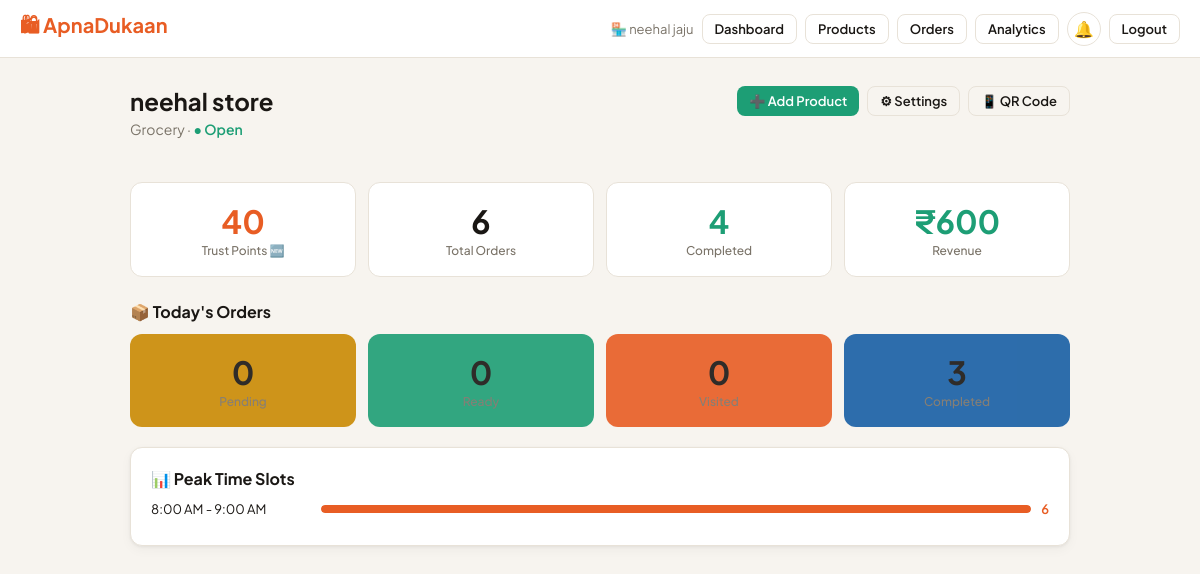
/owner/dashboard (signed in), run on the app's committed database.
### tables this page shows
CREATE TABLE stores(store_id TEXT PRIMARY KEY,owner_id TEXT NOT NULL,
  name TEXT NOT NULL,owner_name TEXT NOT NULL,address TEXT NOT NULL DEFAULT'',
  category TEXT NOT NULL DEFAULT'General',qr_code TEXT NOT NULL,
  points INTEGER NOT NULL DEFAULT 0,is_open INTEGER NOT NULL DEFAULT 1,
  is_approved INTEGER NOT NULL DEFAULT 1,
  description TEXT NOT NULL DEFAULT'',
  image_b64 TEXT,image_mime TEXT NOT NULL DEFAULT'image/jpeg',
  created_at TEXT NOT NULL DEFAULT(datetime('now')),
  FOREIGN KEY(owner_id) REFERENCES owners(owner_id));

CREATE TABLE store_analytics(store_id TEXT PRIMARY KEY,
  total_orders INTEGER NOT NULL DEFAULT 0,completed_orders INTEGER NOT NULL DEFAULT 0,
  total_visits INTEGER NOT NULL DEFAULT 0,no_shows INTEGER NOT NULL DEFAULT 0,
  repeat_customers INTEGER NOT NULL DEFAULT 0,total_revenue REAL NOT NULL DEFAULT 0,
  peak_slots TEXT NOT NULL DEFAULT'{}',last_updated TEXT NOT NULL DEFAULT(datetime('now')),
  FOREIGN KEY(store_id) REFERENCES stores(store_id));

CREATE TABLE time_slots(slot_id TEXT PRIMARY KEY,store_id TEXT NOT NULL,
  label TEXT NOT NULL,start_time TEXT NOT NULL,end_time TEXT NOT NULL,
  max_orders INTEGER NOT NULL DEFAULT 10,is_active INTEGER NOT NULL DEFAULT 1,
  FOREIGN KEY(store_id) REFERENCES stores(store_id) ON DELETE CASCADE);

### app.py (the view)
    @app.route("/owner/dashboard")
    @owner_required
    def owner_dashboard():
        sid=session["store_id"]; conn=get_db()
        store=conn.execute("SELECT * FROM stores WHERE store_id=?",(sid,)).fetchone()
        analytics=conn.execute("SELECT * FROM store_analytics WHERE store_id=?",(sid,)).fetchone()
        pending=conn.execute("""SELECT o.*,ts.label AS slot_label
            FROM orders o JOIN time_slots ts ON o.slot_id=ts.slot_id
            WHERE o.store_id=? AND o.status IN('placed','preparing')
            ORDER BY o.pickup_date, ts.start_time""", (sid,)).fetchall()
        today_orders=conn.execute("""SELECT o.*,ts.label AS slot_label
            FROM orders o JOIN time_slots ts ON o.slot_id=ts.slot_id
            WHERE o.store_id=? AND o.pickup_date=date('now')
            ORDER BY ts.start_time""", (sid,)).fetchall()
        ready=[o for o in today_orders if o["status"]=="ready"]
        visited=[o for o in today_orders if o["status"]=="visited"]
        completed=[o for o in today_orders if o["status"]=="completed"]
        pts=get_points(sid); tier,icon=get_tier(pts)
        peak_slots=json.loads(analytics["peak_slots"]) if analytics and analytics["peak_slots"] else {}
        avg_r,r_cnt=get_avg_rating("store",sid)
        return render_template("owner_dashboard.html",store=store,analytics=analytics,
                               pending=pending,ready=ready,visited=visited,completed=completed,
                               store_points=pts,tier=tier,icon=icon,peak_slots=peak_slots,
                               avg_rating=avg_r,rating_count=r_cnt)

### app.py (called while the page is built)
def _register_db_hooks(app):
    @app.teardown_appcontext
    def close_db(exc=None):
        db = g.pop("db", None)
        if db: db.close()

def get_db():
    if "db" not in g:
        from flask import current_app
        g.db = sqlite3.connect(current_app.config["DB_PATH"], timeout=30, check_same_thread=False)
        g.db.row_factory = sqlite3.Row
        for pragma in ("PRAGMA journal_mode=WAL","PRAGMA busy_timeout=30000",
                       "PRAGMA synchronous=NORMAL","PRAGMA foreign_keys=ON"):
            g.db.execute(pragma)
    return g.db

def get_unread_count(recipient_type, recipient_id):
    try:
        r = get_db().execute(
            "SELECT COUNT(*) FROM notifications WHERE recipient_type=? AND recipient_id=? AND is_read=0",
            (recipient_type, recipient_id)).fetchone()
        return r[0] if r else 0
    except Exception:
        return 0

def get_points(eid):
    r = get_db().execute("SELECT total_points FROM points WHERE entity_id=?",(eid,)).fetchone()
    return int(r["total_points"]) if r else 0

def get_tier(pts):
    if pts>=200: return "Star","⭐"
    if pts>=50:  return "Trusted","✅"
    return "New","🆕"

def get_avg_rating(ttype, tid):
    r=get_db().execute("SELECT AVG(rating) avg,COUNT(*) cnt FROM reviews WHERE target_type=? AND target_id=?",
                       (ttype,tid)).fetchone()
    if not r or not r["avg"]: return None,0
    return round(r["avg"],1), r["cnt"]

def owner_required(f):
    @wraps(f)
    def d(*a,**kw):
        if not session.get("owner_id"):
            flash("Please log in to access your store dashboard.","error")
            return redirect(url_for("owner_login"))
        return f(*a,**kw)
    return d

def _register_security_headers(app):
    @app.after_request
    def add_headers(response):
        h = response.headers
        h["X-Content-Type-Options"]="nosniff"; h["X-Frame-Options"]="SAMEORIGIN"
        h["X-XSS-Protection"]="1; mode=block"; h["Referrer-Policy"]="strict-origin-when-cross-origin"
        h["Permissions-Policy"]="geolocation=(),microphone=(),camera=()"
        if app.config.get("SESSION_COOKIE_SECURE"):
            h["Strict-Transport-Security"]="max-age=31536000; includeSubDomains"
        if request.path.startswith(("/owner/","/my-","/control-panel/")):
            h["Cache-Control"]="no-store,no-cache,must-revalidate,private"
        return response

### templates/owner_dashboard.html (shortened to what this page needs)
{% extends "base.html" %}
{% block content %}
<div style="display:flex;align-items:flex-start;justify-content:space-between;flex-wrap:wrap;gap:12px;margin-bottom:20px;">
  <div>
    <h1 class="page-title">{{ store.name }}</h1>
    <p class="page-subtitle">
      {{ store.category }} ·
      {% if store.is_open %}<span style="color:var(--green);font-weight:600;">● Open</span>
      {% else %}<span style="color:var(--red);font-weight:600;">○ Closed</span>{% endif %}
    </p>
  </div>
  <div style="display:flex;gap:8px;flex-wrap:wrap;">
    <a href="/owner/product/add" class="btn btn-success btn-sm">➕ Add Product</a>
    <a href="/owner/store/settings" class="btn btn-outline btn-sm">⚙ Settings</a>
    <a href="/owner/qr" class="btn btn-outline btn-sm">📱 QR Code</a>
  </div>
</div>
<div class="grid4" style="margin-bottom:24px;">
  <div class="stat-card">
    <div class="stat-num" style="color:var(--orange);">{{ store_points }}</div>
    <div class="stat-label">Trust Points {{ icon }}</div>
  </div>
  <div class="stat-card">
    <div class="stat-num">{{ analytics.total_orders if analytics else 0 }}</div>
    <div class="stat-label">Total Orders</div>
  </div>
  <div class="stat-card">
    <div class="stat-num" style="color:var(--green);">{{ analytics.completed_orders if analytics else 0 }}</div>
    <div class="stat-label">Completed</div>
  </div>
  <div class="stat-card">
    <div class="stat-num" style="color:var(--green);">₹{{ "%.0f"|format(analytics.total_revenue if analytics else 0) }}</div>
    <div class="stat-label">Revenue</div>
  </div>
</div>
<h2 style="font-size:16px;font-weight:700;margin-bottom:12px;">📦 Today's Orders</h2>
<div class="grid4" style="margin-bottom:20px;">
  {% for label, lst, color in [('Pending', pending, '--yellow'),('Ready', ready, '--green'),('Visited', visited, '--orange'),('Completed', completed, '--blue')] %}
  <div class="stat-card" style="background:var({{ color }});border:none;opacity:.9;">
    <div class="stat-num">{{ lst|length }}</div>
    <div class="stat-label">{{ label }}</div>
  </div>
  {% endfor %}
</div>
{% if peak_slots %}
<div class="card">
  <div style="font-weight:700;margin-bottom:12px;">📊 Peak Time Slots</div>
  {% for slot, count in peak_slots.items() %}
  <div style="display:flex;align-items:center;gap:10px;margin-bottom:8px;">
    <span style="font-size:13px;min-width:160px;">{{ slot }}</span>
    <div style="flex:1;background:var(--bg);border-radius:4px;height:8px;overflow:hidden;">
      <div style="height:100%;background:var(--orange);border-radius:4px;width:{{ [count * 20, 100]|min }}%;"></div>
    </div>
    <span style="font-size:13px;font-weight:600;color:var(--orange);">{{ count }}</span>
  </div>
  {% endfor %}
</div>
{% endif %}
{% endblock %}

### templates/base.html (shortened to what this page needs)
<!DOCTYPE html>
<html lang="en">
<head>
</head>
<body>
<nav class="nav">
  <a href="/" class="nav-brand">🛍 ApnaDukaan</a>
  <div class="nav-actions">
    {% if session.customer_name %}
      <span class="nav-user">👤 {{ session.customer_name }}</span>
      <a href="/my-orders" class="btn btn-outline btn-sm">My Orders</a>
      <a href="/my-points" class="btn btn-outline btn-sm">⭐ Points</a>
      <a href="/scan" class="btn btn-outline btn-sm">📷 Scan</a>
      {% if cart_count > 0 %}
        <span class="points-pill">🛒 {{ cart_count }} · ₹{{ cart_total }}</span>
      {% endif %}
      <a href="/notifications" class="notif-bell" title="Notifications">
        🔔{% if notif_count > 0 %}<span class="notif-dot">{{ notif_count if notif_count < 100 else '99+' }}</span>{% endif %}
      </a>
      <a href="/customer/logout" class="btn btn-outline btn-sm">Logout</a>
    {% elif session.owner_id %}
      <span class="nav-user">🏪 {{ owner_name }}</span>
      <a href="/owner/dashboard" class="btn btn-outline btn-sm">Dashboard</a>
      <a href="/owner/products" class="btn btn-outline btn-sm">Products</a>
      <a href="/owner/orders" class="btn btn-outline btn-sm">Orders</a>
      <a href="/owner/analytics" class="btn btn-outline btn-sm">Analytics</a>
      <a href="/owner/notifications" class="notif-bell" title="Notifications">
        🔔{% if notif_count > 0 %}<span class="notif-dot">{{ notif_count if notif_count < 100 else '99+' }}</span>{% endif %}
      </a>
      <a href="/owner/logout" class="btn btn-outline btn-sm">Logout</a>
    {% endif %}
  </div>
</nav>
<div class="container">
  {% block content %}{% endblock %}
</div>
</body>
</html>

### templates/base.html (style rules this page uses)
:root { --bg:#F7F4EF;--card:#fff;--border:#E8E2D8;--text:#1A1714;--muted:#7A7368; --orange:#E85D24;--ol:#FEF0E9;--green:#1D9E75;--gl:#EAF7F1;--blue:#185FA5;--bl:#EBF3FC; --red:#D42B2B;--rl:#FEF0F0;--yellow:#CA8A04;--yl:#FEFCE8;--r:12px; --sh:0 1px 3px rgba(0,0,0,.06),0 4px 12px rgba(0,0,0,.04); }
* { box-sizing:border-box;margin:0;padding:0; }
body { font-family:'Plus Jakarta Sans',sans-serif;background:var(--bg);color:var(--text);min-height:100vh; }
a { color:inherit;text-decoration:none; }
.nav { background:var(--card);border-bottom:1px solid var(--border);padding:0 20px; display:flex;align-items:center;justify-content:space-between;height:58px;position:sticky;top:0;z-index:100; }
.nav-brand { font-size:20px;font-weight:700;color:var(--orange); }
.nav-actions { display:flex;align-items:center;gap:8px;flex-wrap:wrap; }
.nav-user { font-size:13px;color:var(--muted); }
.container { max-width:980px;margin:0 auto;padding:28px 20px; }
.page-title { font-size:24px;font-weight:700;margin-bottom:4px; }
.page-subtitle { font-size:14px;color:var(--muted);margin-bottom:24px; }
.card { background:var(--card);border:1px solid var(--border);border-radius:var(--r);padding:20px;box-shadow:var(--sh); }
.btn { display:inline-flex;align-items:center;gap:6px;padding:9px 18px;border-radius:8px; font-size:14px;font-weight:600;cursor:pointer;border:none;transition:all .15s;font-family:inherit; }
.btn-success { background:var(--green);color:#fff; }
.btn-outline { background:transparent;border:1.5px solid var(--border);color:var(--text); }
.btn-sm { padding:6px 12px;font-size:13px; }
.grid4 { display:grid;grid-template-columns:repeat(4,1fr);gap:12px; }
.stat-card { background:var(--card);border:1px solid var(--border);border-radius:var(--r);padding:18px;text-align:center; }
.stat-num { font-size:32px;font-weight:700; }
.stat-label { font-size:12px;color:var(--muted);margin-top:2px;font-weight:500; }
.notif-bell { position:relative;display:inline-flex;align-items:center;justify-content:center; width:34px;height:34px;border-radius:50%;border:1.5px solid var(--border); background:var(--card);cursor:pointer;font-size:16px;transition:all .15s; }

### data on the page
stores: owner_name "neehal jaju", name "neehal store", category "Grocery"
store_analytics: total_orders "6", completed_orders "4", total_revenue "600"
time_slots: label "8:00 AM - 9:00 AM", {{ [count * 20, 100]|min }} 100 (drawn), count "6"

### other printed values
{{ store_points }} "40"
{{ icon }} "🆕"
{{ lst|length }} "0" "0" "0" "3"
{{ label }} "Pending" "Completed"
